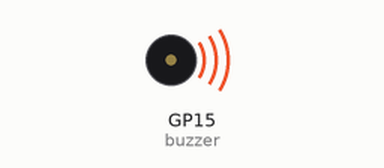
The program below on a simulated Raspberry Pi Pico running MicroPython. Shown: buzzer (waves = sounding). At 2.8 s the program stops and its outputs stay as they are.

Above: at 0.12 s.
At 2.32 s:
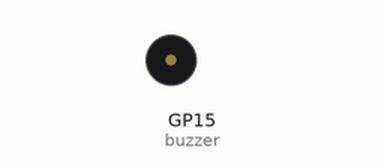
Timing chart, 0 to 3.0 s (numbered marks = the images above):
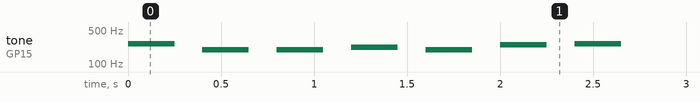

Measured:
- by itself, tone on GP15 (buzzer): plays 262 Hz for 0.25 s, 196 Hz for 0.25 s, 196 Hz for 0.25 s, 220 Hz for 0.25 s, 196 Hz for 0.25 s, 247 Hz for 0.25 s … (7 notes in this stretch)

The program:

custom_tone_melody_.py
```python
from machine import Pin, PWM

import utime

NOTE_C4 = 262

NOTE_G3 = 196

NOTE_A3 = 220

NOTE_B3 = 247

melody =[NOTE_C4, NOTE_G3, NOTE_G3, NOTE_A3, NOTE_G3, NOTE_B3, NOTE_C4]

buzzer = PWM(Pin(15))

def tone (pin, frequency, duration):
    pin.freq(frequency)
    pin.duty_u16(30000)
    utime.sleep_ms(duration)
    pin.duty_u16(0)

for note in melody:
    tone(buzzer, note, 250)
    utime.sleep_ms(150)
```
